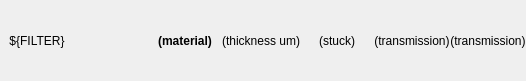
<?xml version="1.0" encoding="UTF-8"?>
<ui version="4.0">
 <class>Form</class>
 <widget class="QWidget" name="Form">
  <property name="geometry">
   <rect>
    <x>0</x>
    <y>0</y>
    <width>526</width>
    <height>81</height>
   </rect>
  </property>
  <property name="windowTitle">
   <string>Form</string>
  </property>
  <layout class="QHBoxLayout" name="horizontalLayout" stretch="0,0,0,0,0,0,0">
   <property name="spacing">
    <number>0</number>
   </property>
   <property name="leftMargin">
    <number>0</number>
   </property>
   <property name="topMargin">
    <number>0</number>
   </property>
   <property name="rightMargin">
    <number>0</number>
   </property>
   <property name="bottomMargin">
    <number>0</number>
   </property>
   <item>
    <widget class="QLabel" name="label">
     <property name="text">
      <string>${FILTER}</string>
     </property>
     <property name="alignment">
      <set>Qt::AlignCenter</set>
     </property>
    </widget>
   </item>
   <item>
    <widget class="PyDMByteIndicator" name="Inserted">
     <property name="maximumSize">
      <size>
       <width>100</width>
       <height>50</height>
      </size>
     </property>
     <property name="toolTip">
      <string/>
     </property>
     <property name="channel" stdset="0">
      <string>ca://AT2L0:XTES:MMS:${FILTER}:STATE:GET_RBV</string>
     </property>
     <property name="orientation" stdset="0">
      <enum>Qt::Horizontal</enum>
     </property>
     <property name="showLabels" stdset="0">
      <bool>false</bool>
     </property>
     <property name="circles" stdset="0">
      <bool>true</bool>
     </property>
     <property name="shift" stdset="0">
      <number>1</number>
     </property>
    </widget>
   </item>
   <item>
    <widget class="PyDMLabel" name="Material">
     <property name="font">
      <font>
       <weight>75</weight>
       <bold>true</bold>
      </font>
     </property>
     <property name="toolTip">
      <string/>
     </property>
     <property name="text">
      <string>(material)</string>
     </property>
     <property name="alignment">
      <set>Qt::AlignCenter</set>
     </property>
     <property name="showUnits" stdset="0">
      <bool>false</bool>
     </property>
     <property name="channel" stdset="0">
      <string>ca://${prefix}:FILTER:${FILTER}:Material</string>
     </property>
     <property name="displayFormat" stdset="0">
      <enum>PyDMLabel::String</enum>
     </property>
    </widget>
   </item>
   <item>
    <widget class="PyDMLabel" name="Thickness">
     <property name="font">
      <font>
       <weight>50</weight>
       <bold>false</bold>
      </font>
     </property>
     <property name="toolTip">
      <string/>
     </property>
     <property name="text">
      <string>(thickness um)</string>
     </property>
     <property name="alignment">
      <set>Qt::AlignRight|Qt::AlignTrailing|Qt::AlignVCenter</set>
     </property>
     <property name="showUnits" stdset="0">
      <bool>true</bool>
     </property>
     <property name="channel" stdset="0">
      <string>ca://${prefix}:FILTER:${FILTER}:Thickness</string>
     </property>
     <property name="displayFormat" stdset="0">
      <enum>PyDMLabel::Decimal</enum>
     </property>
    </widget>
   </item>
   <item>
    <widget class="PyDMLabel" name="Stuck">
     <property name="font">
      <font>
       <weight>50</weight>
       <bold>false</bold>
      </font>
     </property>
     <property name="toolTip">
      <string/>
     </property>
     <property name="text">
      <string>(stuck)</string>
     </property>
     <property name="alignment">
      <set>Qt::AlignCenter</set>
     </property>
     <property name="showUnits" stdset="0">
      <bool>true</bool>
     </property>
     <property name="channel" stdset="0">
      <string>ca://${prefix}:FILTER:${FILTER}:IsStuck</string>
     </property>
     <property name="displayFormat" stdset="0">
      <enum>PyDMLabel::String</enum>
     </property>
    </widget>
   </item>
   <item>
    <widget class="PyDMLabel" name="Transmission">
     <property name="font">
      <font>
       <weight>50</weight>
       <bold>false</bold>
      </font>
     </property>
     <property name="toolTip">
      <string/>
     </property>
     <property name="text">
      <string>(transmission)</string>
     </property>
     <property name="alignment">
      <set>Qt::AlignCenter</set>
     </property>
     <property name="showUnits" stdset="0">
      <bool>true</bool>
     </property>
     <property name="channel" stdset="0">
      <string>ca://${prefix}:FILTER:${FILTER}:Transmission_RBV</string>
     </property>
     <property name="displayFormat" stdset="0">
      <enum>PyDMLabel::Exponential</enum>
     </property>
    </widget>
   </item>
   <item>
    <widget class="PyDMLabel" name="Transmission3Omega">
     <property name="font">
      <font>
       <weight>50</weight>
       <bold>false</bold>
      </font>
     </property>
     <property name="toolTip">
      <string/>
     </property>
     <property name="text">
      <string>(transmission)</string>
     </property>
     <property name="alignment">
      <set>Qt::AlignCenter</set>
     </property>
     <property name="showUnits" stdset="0">
      <bool>true</bool>
     </property>
     <property name="channel" stdset="0">
      <string>ca://${prefix}:FILTER:${FILTER}:Transmission3Omega_RBV</string>
     </property>
     <property name="displayFormat" stdset="0">
      <enum>PyDMLabel::Exponential</enum>
     </property>
    </widget>
   </item>
  </layout>
 </widget>
 <customwidgets>
  <customwidget>
   <class>PyDMLabel</class>
   <extends>QLabel</extends>
   <header>pydm.widgets.label</header>
  </customwidget>
  <customwidget>
   <class>PyDMByteIndicator</class>
   <extends>QWidget</extends>
   <header>pydm.widgets.byte</header>
  </customwidget>
 </customwidgets>
 <resources/>
 <connections/>
</ui>
